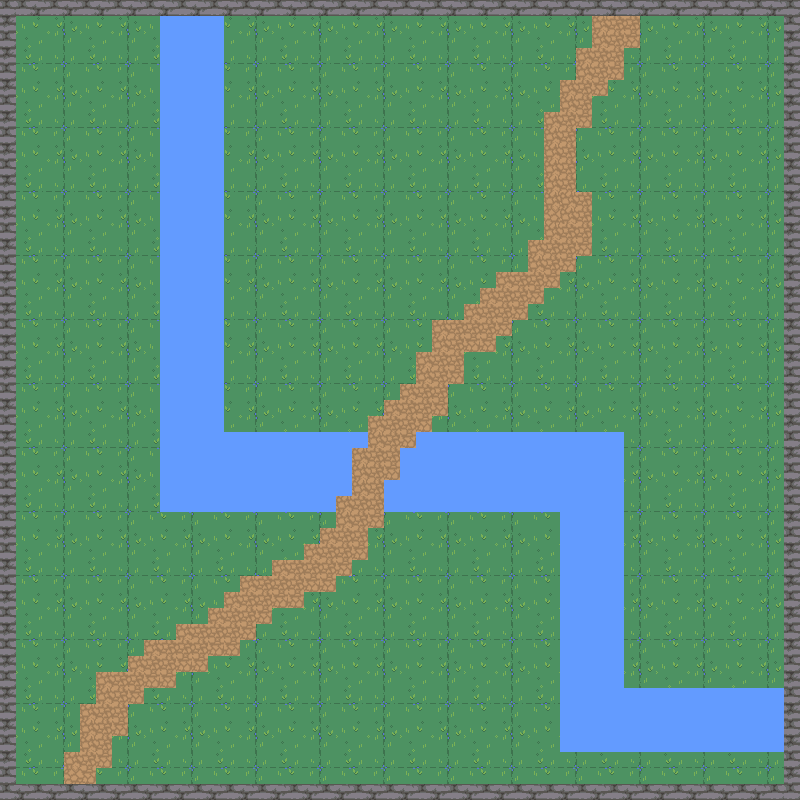

This is a level from a 2D game, rendered from its Tiled map with the project's own tilesets. A one-line summary and the map file follow, with tile-layer data summarised:
An orthogonal 50x50 tile map with 16x16 px tiles, 4 tile layers (background, walls, water, path).

<map version="1.2" tiledversion="1.3.2" orientation="orthogonal" renderorder="right-down" compressionlevel="-1" width="50" height="50" tilewidth="16" tileheight="16" infinite="0" nextlayerid="7" nextobjectid="1">
 <tileset firstgid="1" source="natureNew.tsx" />
 <layer id="3" name="background" width="50" height="50">
  <data>[2500 cells, 2500 non-empty, 16 distinct tile ids]</data>
 </layer>
 <layer id="4" name="walls" width="50" height="50">
  <data>[2500 cells, 196 non-empty, 3 distinct tile ids]</data>
 </layer>
 <layer id="5" name="water" width="50" height="50">
  <data>[2500 cells, 349 non-empty, 4 distinct tile ids]</data>
 </layer>
 <layer id="6" name="path" width="50" height="50">
  <data>[2500 cells, 163 non-empty, 4 distinct tile ids]</data>
 </layer>
</map>
